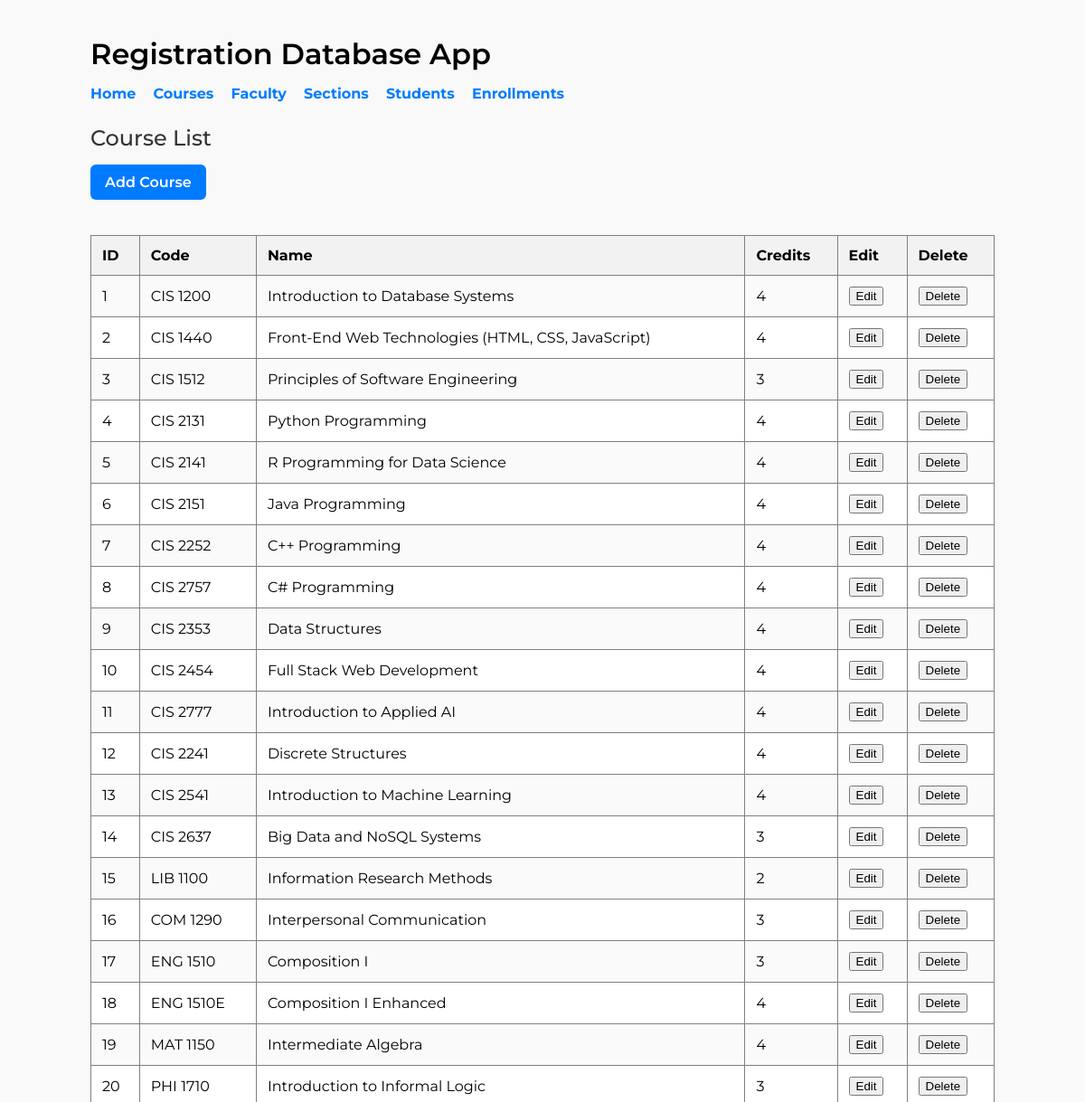
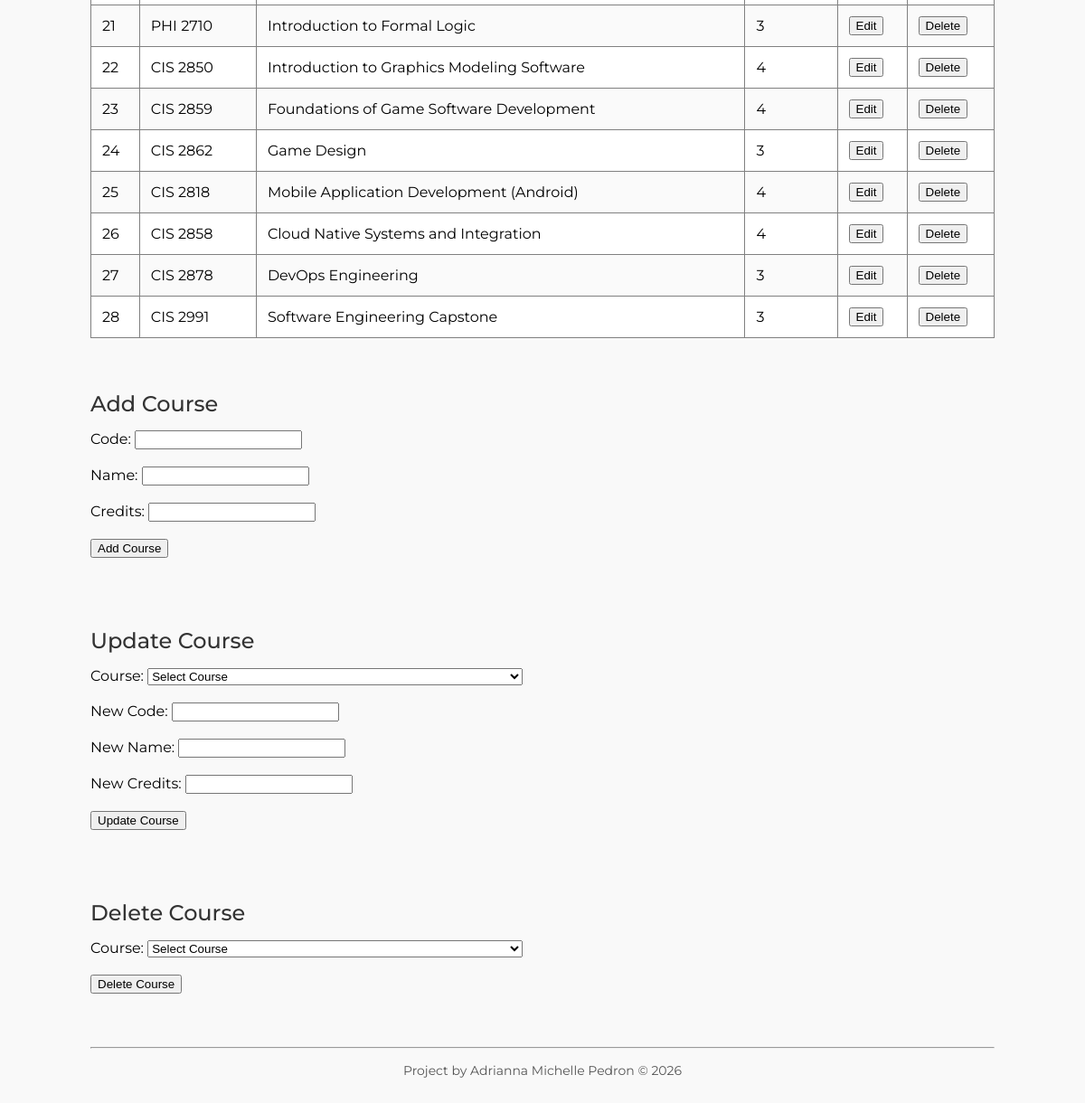
/courses.php, run on the app's committed database (2 pictures, top to bottom).
### tables this page shows
CREATE TABLE `Course` (
  `course_id` int(11) NOT NULL,
  `course_code` varchar(10) NOT NULL,
  `course_name` varchar(100) NOT NULL,
  `credits` int(11) NOT NULL
);

### courses.php (the view, shortened to what this page needs)
<?php
require_once('models/database.php');
$query = 'SELECT * FROM Course ORDER BY course_id';
$statement = $database->prepare($query);
$statement->execute();
$courses = $statement->fetchAll();
?>
<?php include 'header.php'; ?>
<h2>Course List</h2>
<a href="add_course.php" class="btn">Add Course</a>
<br><br>
<table border="1" cellpadding="8">
    <tr>
        <th>ID</th>
        <th>Code</th>
        <th>Name</th>
        <th>Credits</th>
        <th>Edit</th>
        <th>Delete</th>
    </tr>
    <?php foreach ($courses as $course) : ?>
        <tr>
            <td><?php echo $course['course_id']; ?></td>
            <td><?php echo $course['course_code']; ?></td>
            <td><?php echo $course['course_name']; ?></td>
            <td><?php echo $course['credits']; ?></td>
            <td>
                <form action="edit_course.php" method="get">
                    <input type="submit" value="Edit">
                </form>
            </td>
            <td>
                <form action="delete_course.php" method="post">
                    <input type="submit" value="Delete">
                </form>
            </td>
        </tr>
    <?php endforeach; ?>
</table>
<br><br>
<h2>Add Course</h2>
<form action="add_course_action.php" method="post">
    <label>Code:</label>
    <input type="text" name="course_code" required><br><br>
    <label>Name:</label>
    <input type="text" name="course_name" required><br><br>
    <label>Credits:</label>
    <input type="number" name="credits" min="0" required><br><br>
    <input type="submit" value="Add Course"><br><br>
</form>
<br><br>
<h2>Update Course</h2>
<form action="edit_course_action.php" method="post">
    <label>Course:</label>
    <select name="course_id" required>
        <option value="">Select Course</option>
    </select><br><br>
    <label>New Code:</label>
    <input type="text" name="course_code" required><br><br>
    <label>New Name:</label>
    <input type="text" name="course_name" required><br><br>
    <label>New Credits:</label>
    <input type="number" name="credits" min="0" required><br><br>
    <input type="submit" value="Update Course"><br><br>
</form>
<br><br>
<h2>Delete Course</h2>
<form action="delete_course.php" method="post">
    <label>Course:</label>
    <select name="course_id" required>
        <option value="">Select Course</option>
    </select><br><br>
    <input type="submit" value="Delete Course"><br><br>
</form>
<?php include 'footer.php'; ?>

### header.php (shortened to what this page needs)
<!DOCTYPE html>
<html>
<head>
    <link rel="stylesheet" href="style.css">
</head>
<body>
    <div class="container">
        <h1>Registration Database App</h1>
        <nav>
            <a href="index.php">Home</a>
            <a href="courses.php">Courses</a>
            <a href="faculty.php">Faculty</a>
            <a href="section.php">Sections</a>
            <a href="student.php">Students</a>
            <a href="enrollments.php">Enrollments</a>
        </nav>

### footer.php
    <footer style="margin-top:40px; text-align:center; font-size:14px; color:#555;">
        <hr style="margin-bottom:15px;">
        Project by Adrianna Michelle Pedron &copy; 2026
    </footer>
    </div>
</body>
</html>

### style.css (style rules this page uses)
body { font-family: 'Montserrat', sans-serif; margin: 40px; background-color: #f9f9f9; }
h1 { margin-bottom: 15px; font-weight: 600; }
h2 { margin-bottom: 15px; font-weight: 500; color: #333; }
nav { margin-bottom: 25px; }
nav a { margin-right: 15px; text-decoration: none; color: #007BFF; font-weight: bold; }
.btn { display: inline-block; padding: 10px 16px; background-color: #007BFF; color: white; text-decoration: none; border-radius: 6px; font-weight: 600; }
.container { max-width: 1000px; margin: auto; }
table { width: 100%; border-collapse: collapse; margin-top: 20px; background-color: white; }
th, td { padding: 12px; text-align: left; }
th { background-color: #f2f2f2; }
tr:nth-child(even) { background-color: #fafafa; }

### data on the page
course: course_id "1", course_code "CIS 1200", course_name "Introduction to Database Systems", credits "4"
course: course_id "2", course_code "CIS 1440", course_name "Front-End Web Technologies (HTML, CSS, JavaScript)", credits "4"
course: course_id "3", course_code "CIS 1512", course_name "Principles of Software Engineering", credits "3"
course: course_id "4", course_code "CIS 2131", course_name "Python Programming", credits "4"
course: course_id "5", course_code "CIS 2141", course_name "R Programming for Data Science", credits "4"
course: course_id "6", course_code "CIS 2151", course_name "Java Programming", credits "4"
course: course_id "7", course_code "CIS 2252", course_name "C++ Programming", credits "4"
course: course_id "8", course_code "CIS 2757", course_name "C# Programming", credits "4"
course: course_id "9", course_code "CIS 2353", course_name "Data Structures", credits "4"
course: course_id "10", course_code "CIS 2454", course_name "Full Stack Web Development", credits "4"
course: course_id "11", course_code "CIS 2777", course_name "Introduction to Applied AI", credits "4"
course: course_id "12", course_code "CIS 2241", course_name "Discrete Structures", credits "4"
course: course_id "13", course_code "CIS 2541", course_name "Introduction to Machine Learning", credits "4"
course: course_id "14", course_code "CIS 2637", course_name "Big Data and NoSQL Systems", credits "3"
course: course_id "15", course_code "LIB 1100", course_name "Information Research Methods", credits "2"
course: course_id "16", course_code "COM 1290", course_name "Interpersonal Communication", credits "3"
course: course_id "17", course_code "ENG 1510", course_name "Composition I", credits "3"
course: course_id "18", course_code "ENG 1510E", course_name "Composition I Enhanced", credits "4"
course: course_id "19", course_code "MAT 1150", course_name "Intermediate Algebra", credits "4"
course: course_id "20", course_code "PHI 1710", course_name "Introduction to Informal Logic", credits "3"
course: course_id "21", course_code "PHI 2710", course_name "Introduction to Formal Logic", credits "3"
course: course_id "22", course_code "CIS 2850", course_name "Introduction to Graphics Modeling Software", credits "4"
course: course_id "23", course_code "CIS 2859", course_name "Foundations of Game Software Development", credits "4"
course: course_id "24", course_code "CIS 2862", course_name "Game Design", credits "3"
course: course_id "25", course_code "CIS 2818", course_name "Mobile Application Development (Android)", credits "4"
course: course_id "26", course_code "CIS 2858", course_name "Cloud Native Systems and Integration", credits "4"
course: course_id "27", course_code "CIS 2878", course_name "DevOps Engineering", credits "3"
course: course_id "28", course_code "CIS 2991", course_name "Software Engineering Capstone", credits "3"
